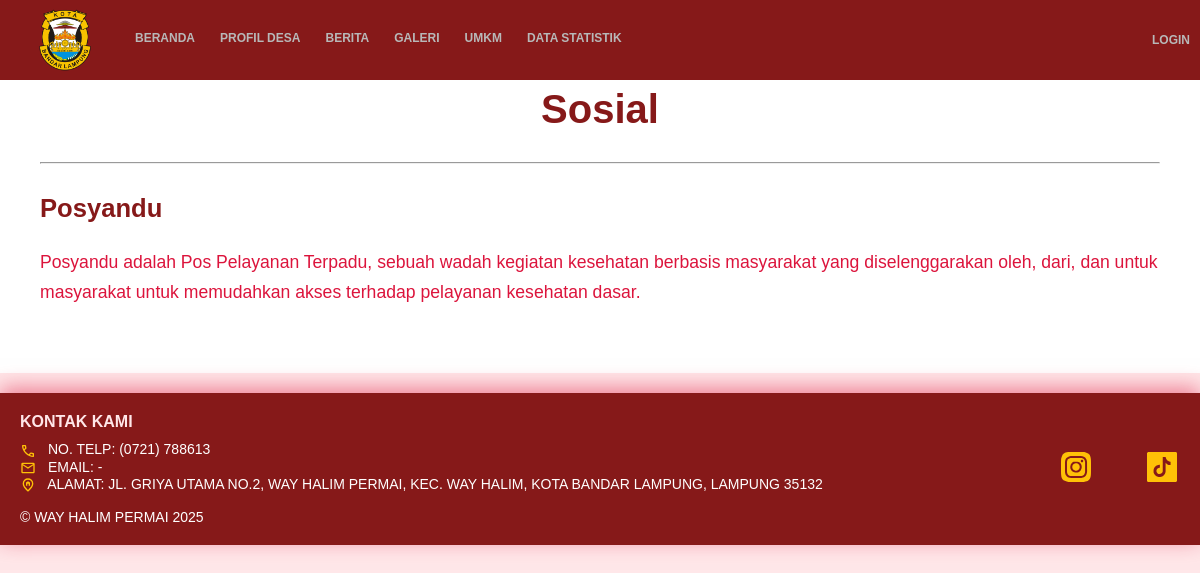
/pelayanan/1/, run on an earlier commit of the app's database.
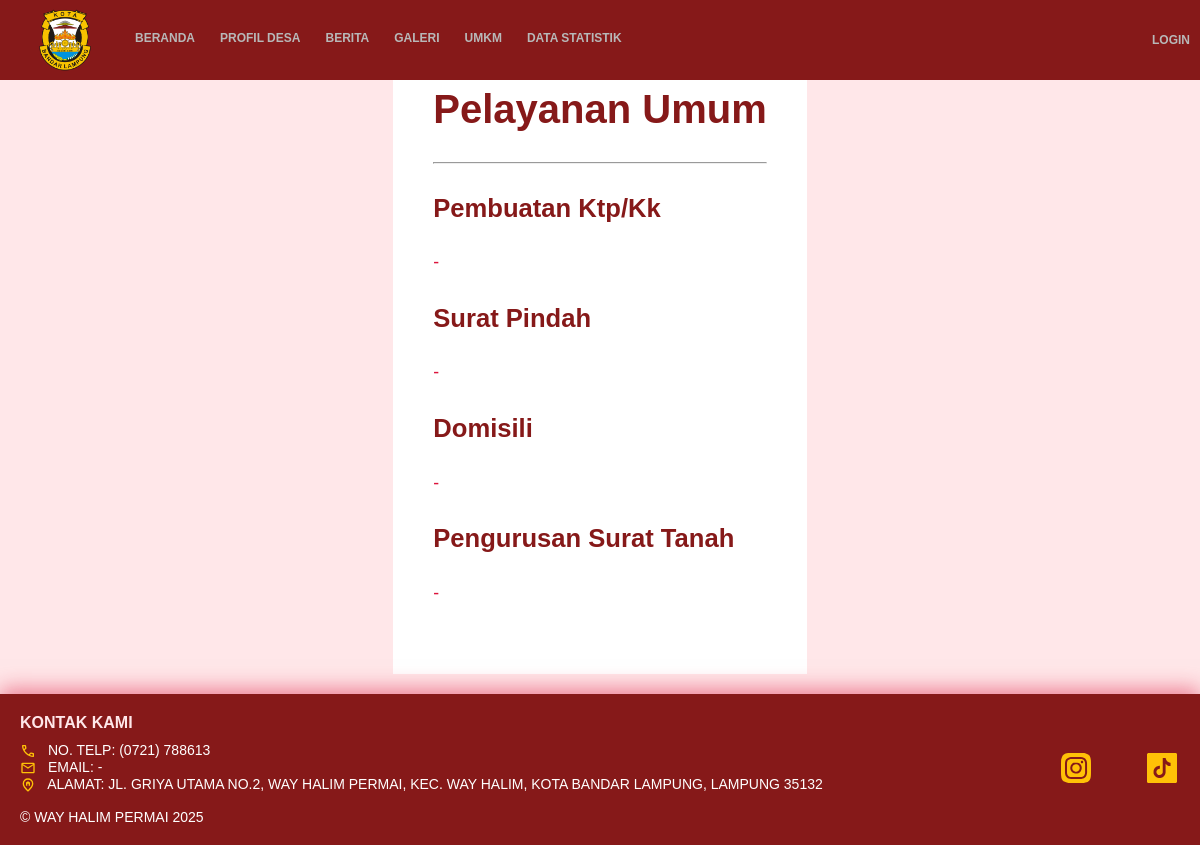
And on a later commit of the database.
### profil/models.py (models this page shows, shortened)
class KategoriLayanan(models.Model):
    nama_kategori = models.CharField(max_length=100)
    icon_svg = models.TextField(blank=True, null=True, help_text="Tempelkan kode SVG ikon di sini")
    class Meta:
        verbose_name_plural = "Kategori Layanan"

class Layanan(models.Model):
    kategori = models.ForeignKey(KategoriLayanan, related_name='layanan_list', on_delete=models.CASCADE)
    nama_layanan = models.CharField(max_length=200)
    deskripsi_lengkap = models.TextField()
    class Meta:
        verbose_name_plural = "Layanan"

### profil/views.py (the view)
# urls.py: path('pelayanan/<int:kategori_id>/', views.layanan_detail, name='layanan_detail'),
def layanan_detail(request, kategori_id):
    kategori = get_object_or_404(KategoriLayanan, pk=kategori_id)
    daftar_layanan = Layanan.objects.filter(kategori=kategori)
    context = {
        'kategori': kategori,
        'daftar_layanan': daftar_layanan,
    }
    return render(request, 'profil/layanan_detail.html', context)

### profil/templates/profil/layanan_detail.html (shortened to what this page needs)
{% extends 'profil/base.html' %}
{% load static %}
{% block extra_css %}
    <link rel="stylesheet" href="{% static 'css/berita_detail.css' %}?v=1.0">
{% endblock %}
{% block content %}
<div class="berita-container" style="display: block; background-color: #fff;">
    <div class="main-article">
        <h1 style="text-align: center;">{{ kategori.nama_kategori }}</h1>
        <hr style="margin: 30px 0;">
        {% for layanan in daftar_layanan %}
        <div class="layanan-item" style="margin-bottom: 25px;">
            <h3 style="color: var(--warna-utama); font-size: 1.6em;">
                {{ layanan.nama_layanan }}
            </h3>
            <div class="article-content">
                {{ layanan.deskripsi_lengkap|linebreaks }}
            </div>
        </div>
        {% empty %}
        <p>Belum ada detail layanan yang ditambahkan untuk kategori ini.</p>
        {% endfor %}
    </div>
</div>
{% endblock %}

### profil/templates/profil/base.html (shortened to what this page needs)
{% load static %}
<!DOCTYPE html>
<html lang="en">
<head>
    <link href="https://unpkg.com/aos@2.3.1/dist/aos.css" rel="stylesheet">
    <link rel="stylesheet" href="https://cdn.jsdelivr.net/npm/@fancyapps/ui@5/dist/fancybox/fancybox.css" />
    <link type="text/css" rel="stylesheet" href="{% static 'css/style.css' %}?v=1.1" />
    {% block extra_css %}{% endblock %}
</head>
<body>
        <header>
        <div class="navbar" data-aos="fade-down">
            <div class="navbar-content">
                <div class="navbar-left">
                    <img src="{% static 'assets/logo.png' %}" alt="Logo">
                    <div id="nav-links">
                        <a href="{% url 'homepage' %}">beranda</a>
                        <a href="{% url 'profil_lengkap' %}">profil desa</a>
                        <a href="{% url 'berita_terbaru' %}">Berita</a>
                        <a href="{% url 'galeri' %}">galeri</a>
                        <a href="{% url 'daftar_umkm' %}">Umkm</a>
                        <a href="{% url 'statistik:tampil_statistik' %}">Data Statistik</a>
                    </div>
                    </div>
                <div class="navbar-right">
                    <a href="{% url 'admin:index' %}" class="desktop-login-link">login</a>
                </div>
            </div>
        </div>
    </header>
    {% block content %}
    {% endblock %}
    <footer>
        <div class="footer-content">
            <div class="text">
                <h1>Kontak kami</h1>
                <p class="contact-p">
                    <img src="{% static 'assets/phone.svg' %}" class="contact-img">
                    No. Telp: (0721) 788613
                    <br>
                    <img src="{% static 'assets/Email.svg' %}" class="contact-img">
                    Email: -
                    <br>
                    <img src="{% static 'assets/address.svg' %}" class="contact-img">
                    Alamat: Jl. Griya Utama No.2, Way Halim Permai, Kec. Way Halim, Kota Bandar Lampung, Lampung 35132
                    <br>
                    <br>
                    © Way halim Permai 2025
                </p>
            </div>
            <div class="logo-container">
                <a href="https://www.instagram.com/kelurahan.wayhalimpermai?utm_source=ig_web_button_share_sheet&igsh=MWp1cjBybTZvajN2eQ==">
                    <img src="{% static 'assets/instagram.svg' %}" alt="Logo instagram" class="sosmed-img">
                </a>
                <a href="https://www.tiktok.com/@kelurahan.wayhalimpermai">
                    <img src="{% static 'assets/tiktok.svg' %}" alt="Logo tiktok" class="sosmed-img"></a>
            </div>
        </div>
        </footer>
    </body>
</html>

### static/css/style.css (style rules this page uses)
:root { --warna-utama: rgb(134, 25, 25); --warna-aksen: #cfcfcf; --warna-latar: #FFFDE3; --warna-kartu: #ffffff; --warna-teks: crimson; --warna-putih: #FFE7E9; --lebar-konten-maksimal: 1200px; }
body { margin: 0px; font-family: 'OpenSans', Calibri, sans-serif; display: flex; flex-direction: column; min-height: 100vh; padding-top: 0; background-color: var(--warna-putih); color: var(--warna-teks); }
h1 { font-size: 36px; }
div p { color: #333; }
.navbar { background-color: var(--warna-utama); padding: 5px 10px; font-size: 12px; display: flex; justify-content: space-between; position: fixed; z-index: 1000; width: 100%; top: 0; left: 0; }
.navbar-content { display: flex; justify-content: space-between; align-items: center; width: 100%; max-width: var(--lebar-konten-maksimal); margin: 0 auto; padding: 0 20px; box-sizing: border-box; }
.navbar-left { display: flex; align-items: center; }
.navbar-left a { text-transform: uppercase; font-weight: 600; text-decoration: none; color: #b8b8b8; white-space: nowrap; padding-left: 10px; padding-right: 10px; position: relative; padding-bottom: 5px; transition: color 0.3s ease-in-out; margin-left: 5px; }
.navbar-left a::after { content: ''; position: absolute; bottom: 0; left: 0; width: 100%; height: 2px; background-color: gold; transform: scaleX(0); transition: transform 0.3s ease-in-out; transform-origin: left; border-radius: 2px; }
.navbar-left img { padding-top: 0; width: 70px; margin-right: 20px; }
#nav-links { display: flex; align-items: center; }
.navbar-right a { text-transform: uppercase; font-weight: 600; text-decoration: none; color: #b8b8b8; }
.navbar-right { padding-right: 0; display: flex; align-items: center; }
footer { text-transform: uppercase; background-color: var(--warna-utama); color: var(--warna-putih); padding: 20px 0; width: 100%; box-sizing: border-box; box-shadow: 0 -5px 20px rgba(220, 20, 60, 0.5); z-index: 1; }
.footer-content { display: flex; justify-content: space-between; align-items: center; width: 100%; max-width: var(--lebar-konten-maksimal); margin: 0 auto; padding: 0 20px; box-sizing: border-box; }
footer h1 { font-size: 16px; margin: 0px; }
footer p { margin: 10px 0 0 0; font-size: 14px; }
.contact-img { width: 16px; height: 16px; margin-right: 8px; vertical-align: middle; }
.contact-p { color: #ffffff; }
.logo-container { display: flex; gap: 50px; margin-right: 0; }
.sosmed-img { width: 36px; height: 36px; }
html, body { overflow-x: hidden; }

### static/css/berita_detail.css (style rules this page uses)
.berita-container { display: flex; gap: 30px; padding: 40px; max-width: 1200px; margin: 20px auto; background-color: var(--warna-latar); }
.main-article { flex: 3; }
.main-article h1 { font-size: 2.5em; color: var(--warna-utama); margin-bottom: 20px; }
.article-content p { font-size: 1.1em; line-height: 1.7; color: var(--warna-teks); }

What changed in the data, as far as the page shows it:
removed Layanan: nama_layanan "Posyandu", deskripsi_lengkap "Posyandu adalah Pos Pelayanan Terpadu, sebuah wadah kegiatan kesehatan berbasis masyarakat yang diselenggarakan oleh, dari, dan untuk masyarakat untuk memudahkan akses terhadap pelayanan kesehatan dasar."
changed KategoriLayanan: nama_kategori "Sosial" → "Pelayanan Umum"
added Layanan: nama_layanan "Pembuatan Ktp/Kk", deskripsi_lengkap "-"
added Layanan: nama_layanan "Surat Pindah", deskripsi_lengkap "-"
added Layanan: nama_layanan "Domisili", deskripsi_lengkap "-"
added Layanan: nama_layanan "Pengurusan Surat Tanah", deskripsi_lengkap "-"
